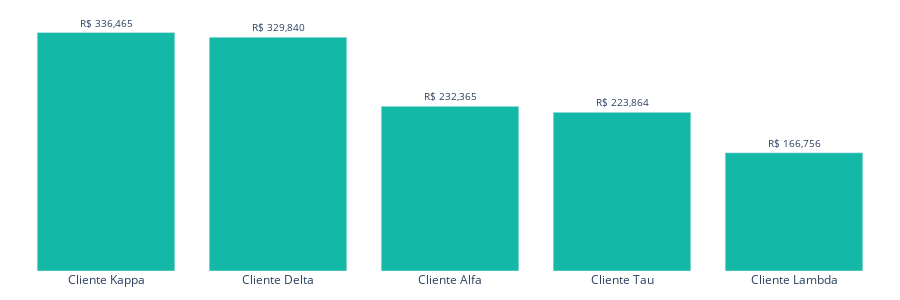

Notebook code cell kept with this figure:
### Code cell
fig_clientes = go.Figure()
fig_clientes.add_trace(go.Bar(
    x=df_top5_clientes['Cliente'],
    y=df_top5_clientes['Valor_total'],
    marker=dict(color='rgb(20, 184, 166)'),
    text=[f'R$ {v:,.0f}' for v in df_top5_clientes['Valor_total']],
    textposition='outside',
    textfont=dict(size=10)
))

fig_clientes.update_layout(
    height=300,
    margin=dict(l=20, r=20, t=20, b=20),
    paper_bgcolor='rgba(0,0,0,0)',
    plot_bgcolor='rgba(0,0,0,0)',
    xaxis=dict(showgrid=False),
    yaxis=dict(showgrid=False, showticklabels=False),
    showlegend=False
)

### Figure 1 — Plotly figure (JSON) as saved in the notebook; plotly's stock layout.template omitted (floating-point values rounded to 4 significant figures)
{"data": [{"marker": {"color": "rgb(20, 184, 166)"}, "text": ["R$ 336,465", "R$ 329,840", "R$ 232,365", "R$ 223,864", "R$ 166,756"], "textfont": {"size": 10}, "textposition": "outside", "type": "bar", "x": ["Cliente Kappa", "Cliente Delta", "Cliente Alfa", "Cliente Tau", "Cliente Lambda"], "y": [336500.0, 329800.0, 232400.0, 223900.0, 166800.0]}], "layout": {"height": 300, "margin": {"b": 20, "l": 20, "r": 20, "t": 20}, "paper_bgcolor": "rgba(0,0,0,0)", "plot_bgcolor": "rgba(0,0,0,0)", "showlegend": false, "xaxis": {"showgrid": false}, "yaxis": {"showgrid": false, "showticklabels": false}}}
